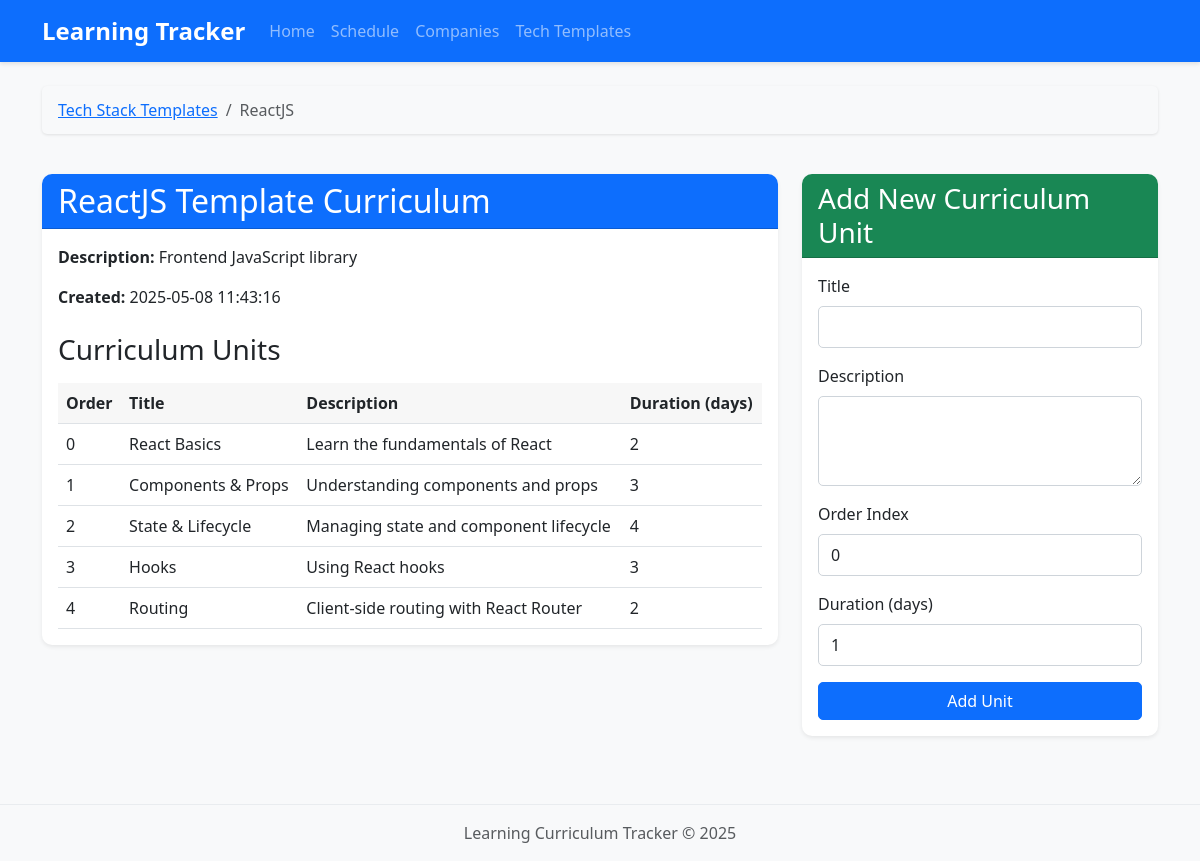
Screenshot of /tech_stack_templates/1 with the database file from the repository.
### tables this page shows
CREATE TABLE tech_stacks (
        id INTEGER PRIMARY KEY AUTOINCREMENT,
        name TEXT NOT NULL UNIQUE,
        description TEXT,
        is_template BOOLEAN DEFAULT TRUE, 
        created_at TIMESTAMP DEFAULT CURRENT_TIMESTAMP
    );

CREATE TABLE curriculum_units (
        id INTEGER PRIMARY KEY AUTOINCREMENT,
        tech_stack_id INTEGER, 
        title TEXT NOT NULL,
        description TEXT,
        order_index INTEGER,
        duration_days INTEGER NOT NULL,
        created_at TIMESTAMP DEFAULT CURRENT_TIMESTAMP,
        FOREIGN KEY (tech_stack_id) REFERENCES tech_stacks (id) ON DELETE CASCADE 
    );

### app.py (the view)
@app.route('/tech_stack_templates/<int:template_id>')
def tech_stack_template_detail(template_id):
    template = TechStack.get_by_id(template_id)
    if not template:
        return "Template not found", 404
    units = CurriculumUnit.get_by_tech_stack(template_id)
    return render_template('tech_stack_template_detail.html', template=template, units=units)

### models.py (called while the page is built)
def get_db_connection():
    conn = sqlite3.connect(DATABASE_PATH)
    conn.row_factory = sqlite3.Row
    return conn

    @staticmethod
    def get_by_id(tech_stack_id):
        conn = get_db_connection()
        tech_stack = conn.execute("SELECT * FROM tech_stacks WHERE id = ? AND is_template = TRUE", (tech_stack_id,)).fetchone()
        conn.close()
        return tech_stack

    @staticmethod
    def get_by_tech_stack(tech_stack_id):
        conn = get_db_connection()
        units = conn.execute(
            "SELECT * FROM curriculum_units WHERE tech_stack_id = ? ORDER BY order_index",
            (tech_stack_id,)
        ).fetchall()
        conn.close()
        return units

### templates/tech_stack_template_detail.html (shortened to what this page needs)
{% extends "base.html" %}
{% block content %}
<div class="row">
    <div class="col-md-12 mb-4">
        <nav aria-label="breadcrumb">
            <ol class="breadcrumb">
                <li class="breadcrumb-item"><a href="{{ url_for('tech_stack_templates') }}">Tech Stack Templates</a>
                </li>
                <li class="breadcrumb-item active" aria-current="page">{{ template.name }}</li>
            </ol>
        </nav>
    </div>
</div>
<div class="row">
    <div class="col-md-8">
        <div class="card shadow-sm">
            <div class="card-header bg-primary text-white">
                <h2 class="mb-0">{{ template.name }} Template Curriculum</h2>
            </div>
            <div class="card-body">
                <p><strong>Description:</strong> {{ template.description or 'No description provided' }}</p>
                <p><strong>Created:</strong> {{ template.created_at }}</p>
                <h3 class="mt-4 mb-3">Curriculum Units</h3>
                {% if units %}
                <div class="table-responsive">
                    <table class="table table-hover">
                        <thead>
                            <tr>
                                <th>Order</th>
                                <th>Title</th>
                                <th>Description</th>
                                <th>Duration (days)</th>
                            </tr>
                        </thead>
                        <tbody>
                            {% for unit in units %}
                            <tr>
                                <td>{{ unit.order_index }}</td>
                                <td>{{ unit.title }}</td>
                                <td>{{ unit.description }}</td>
                                <td>{{ unit.duration_days }}</td>
                            </tr>
                            {% endfor %}
                        </tbody>
                    </table>
                </div>
                {% else %}
                <div class="alert alert-info">
                    <p class="mb-0">No curriculum units found for this template. Add units to build the curriculum!</p>
                </div>
                {% endif %}
            </div>
        </div>
    </div>
    <div class="col-md-4">
        <div class="card shadow-sm">
            <div class="card-header bg-success text-white">
                <h3 class="mb-0">Add New Curriculum Unit</h3>
            </div>
            <div class="card-body">
                <form action="{{ url_for('add_unit_to_template', template_id=template.id) }}" method="post">
                    <div class="mb-3">
                        <label for="title" class="form-label">Title</label>
                        <input type="text" class="form-control" id="title" name="title" required>
                    </div>
                    <div class="mb-3">
                        <label for="description" class="form-label">Description</label>
                        <textarea class="form-control" id="description" name="description" rows="3"></textarea>
                    </div>
                    <div class="mb-3">
                        <label for="order_index" class="form-label">Order Index</label>
                        <input type="number" class="form-control" id="order_index" name="order_index" value="0" min="0">
                    </div>
                    <div class="mb-3">
                        <label for="duration_days" class="form-label">Duration (days)</label>
                        <input type="number" class="form-control" id="duration_days" name="duration_days" value="1"
                            min="1">
                    </div>
                    <div class="d-grid">
                        <button type="submit" class="btn btn-primary">Add Unit</button>
                    </div>
                </form>
            </div>
        </div>
    </div>
</div>
{% endblock %}

### static/css/style.css (style rules this page uses)
body { background-color: #f8f9fa; font-family: 'Segoe UI', Tahoma, Geneva, Verdana, sans-serif; }
.card { border: none; border-radius: 10px; box-shadow: 0 4px 6px rgba(0, 0, 0, 0.1); margin-bottom: 20px; transition: transform 0.3s ease; }
.card-header { border-radius: 10px 10px 0 0 !important; font-weight: bold; }
.table { margin-bottom: 0; }
.table th { font-weight: 600; background-color: rgba(0, 0, 0, 0.03); }
.btn { border-radius: 5px; font-weight: 500; }
.form-control { border-radius: 5px; border: 1px solid #ced4da; padding: 0.5rem 0.75rem; }
.breadcrumb { background-color: #f8f9fa; border-radius: 5px; padding: 0.75rem 1rem; box-shadow: 0 1px 3px rgba(0, 0, 0, 0.1); }

### rows the page displays
tech_stacks: name "ReactJS", description "Frontend JavaScript library", created_at "2025-05-08 11:43:16"
curriculum_units: order_index "0", title "React Basics", description "Learn the fundamentals of React", duration_days "2"
curriculum_units: order_index "1", title "Components & Props", description "Understanding components and props", duration_days "3"
curriculum_units: order_index "2", title "State & Lifecycle", description "Managing state and component lifecycle", duration_days "4"
curriculum_units: order_index "3", title "Hooks", description "Using React hooks", duration_days "3"
curriculum_units: order_index "4", title "Routing", description "Client-side routing with React Router", duration_days "2"
